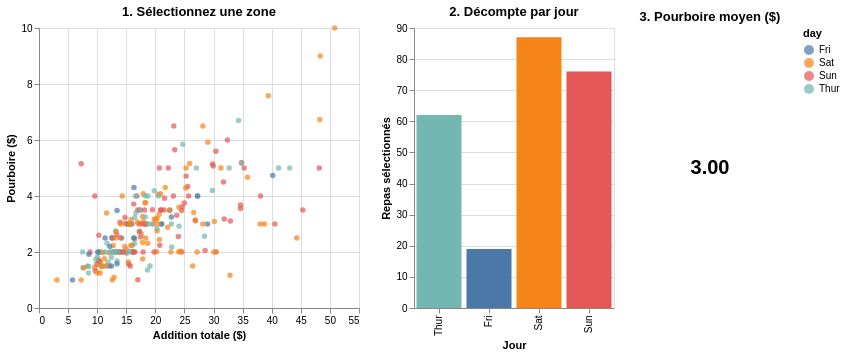

Notebook source saved alongside this figure:
### Markdown cell above
## 1.3 Brushing & linking

On a déjà vu ce patter d’interaction dans le notebook de la séance 1, pour avoir un aperçu des capaccités d’Altair en la matière. On ajoute ici un indicateur simple.

Une sélection par glisser-déposer (*brush*) dans le nuage de points filtre **simultanément** un histogramme de comptage et une statistique agrégée.
On a donc trois vues sur les données liées par une seule sélection (cf. Becker & Cleveland, 1987).

### Code cell
brush = alt.selection_interval(encodings=["x", "y"])

scatter = alt.Chart(tips).mark_circle(opacity=0.7).encode(
    x=alt.X("total_bill:Q", title="Addition totale ($)"),
    y=alt.Y("tip:Q", title="Pourboire ($)"),
    color=alt.condition(brush, "day:N", alt.value("lightgray")),
).add_params(brush).properties(width=320, height=280, title="1. Sélectionnez une zone")

bars = alt.Chart(tips).mark_bar().encode(
    x=alt.X("day:N", title="Jour", sort=["Thur", "Fri", "Sat", "Sun"]),
    y=alt.Y("count():Q", title="Repas sélectionnés"),
    color="day:N",
).transform_filter(brush).properties(width=200, height=280, title="2. Décompte par jour")

mean_text = alt.Chart(tips).mark_text(size=20, fontWeight="bold").encode(
    text=alt.Text("mean(tip):Q", format=".2f")
).transform_filter(brush).properties(width=150, height=280, title="3. Pourboire moyen ($)")

scatter | bars | mean_text

### Figure 1 — Vega-Lite specification as saved in the notebook (floating-point values rounded to 4 significant figures; data arrays with more than 128 entries replaced by an {"elided": "..."} marker saying what was removed)
{"config": {"view": {"continuousWidth": 300, "continuousHeight": 300}}, "hconcat": [{"mark": {"type": "circle", "opacity": 0.7}, "encoding": {"color": {"condition": {"param": "param_54853b0de6a785bc", "field": "day", "type": "nominal"}, "value": "lightgray"}, "x": {"field": "total_bill", "title": "Addition totale ($)", "type": "quantitative"}, "y": {"field": "tip", "title": "Pourboire ($)", "type": "quantitative"}}, "height": 280, "name": "view_444618804030d2d2_0", "title": "1. Sélectionnez une zone", "width": 320}, {"mark": {"type": "bar"}, "encoding": {"color": {"field": "day", "type": "nominal"}, "x": {"field": "day", "sort": ["Thur", "Fri", "Sat", "Sun"], "title": "Jour", "type": "nominal"}, "y": {"aggregate": "count", "title": "Repas sélectionnés", "type": "quantitative"}}, "height": 280, "title": "2. Décompte par jour", "transform": [{"filter": {"param": "param_54853b0de6a785bc"}}], "width": 200}, {"mark": {"type": "text", "fontWeight": "bold", "size": 20}, "encoding": {"text": {"aggregate": "mean", "field": "tip", "format": ".2f", "type": "quantitative"}}, "height": 280, "title": "3. Pourboire moyen ($)", "transform": [{"filter": {"param": "param_54853b0de6a785bc"}}], "width": 150}], "data": {"name": "data-f795d6974a782cd165ff81948ea68153"}, "params": [{"name": "param_54853b0de6a785bc", "select": {"type": "interval", "encodings": ["x", "y"]}, "views": ["view_444618804030d2d2_0"]}], "$schema": "https://vega.github.io/schema/vega-lite/v6.4.1.json", "datasets": {"data-f795d6974a782cd165ff81948ea68153": {"elided": "244 records"}}}
